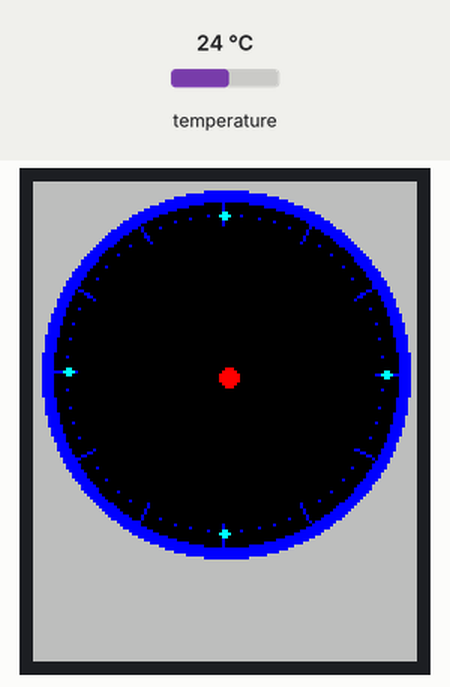
A sketch run on a simulated Arduino Uno, built with avr-gcc and run on an emulated ATmega328P. On the bench: 128×160 colour display. Wiring (inferred from the names in the program): DS3231 clock at I2C address 0x68. The test bench sets the inputs (shaded band); at power-on: temperature 24 °C. The local clock reads 2024-03-15 10:24:30 at power-on unless the sketch sets it.

Above: at 3.3 s.
At 4.8 s:
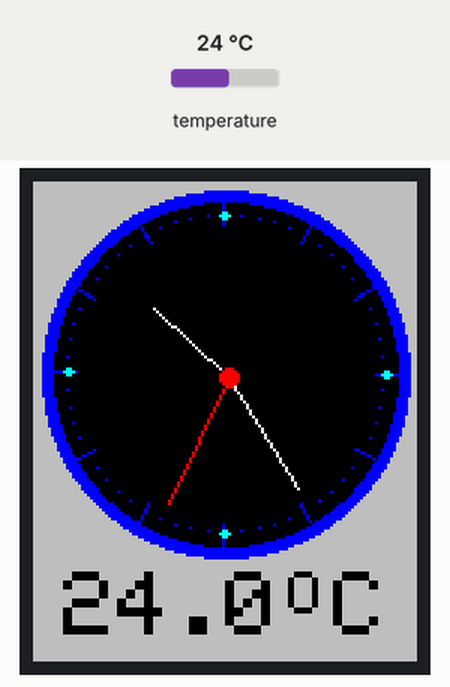
4.9 s: temperature set to 12 °C
At 5.7 s:
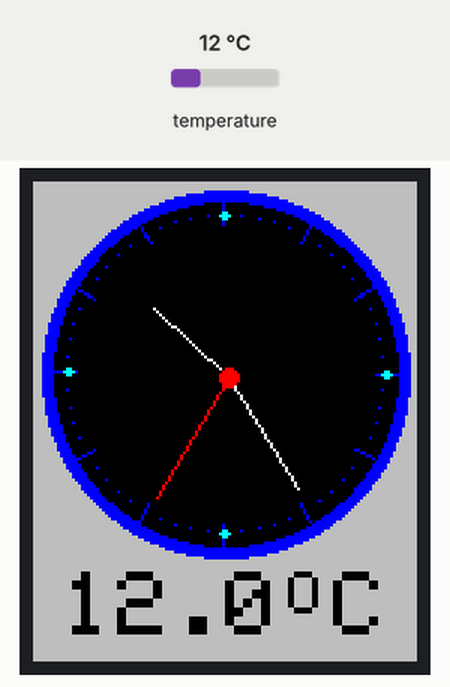
7.7 s: temperature set to 19 °C
At 9.0 s:
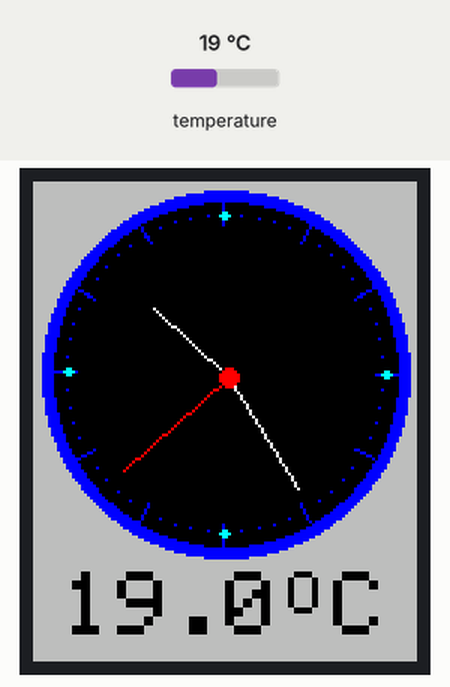
10.7 s: temperature set to 28 °C
At 11.7 s:
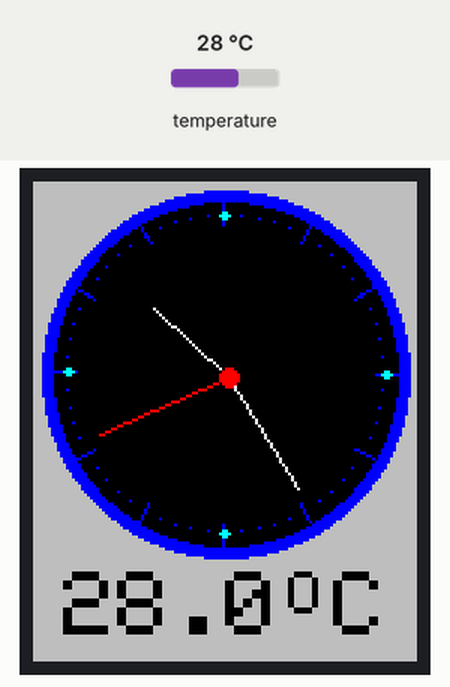
Timing chart, 0 to 13.7 s (numbered marks = the images above; inputs shaded):
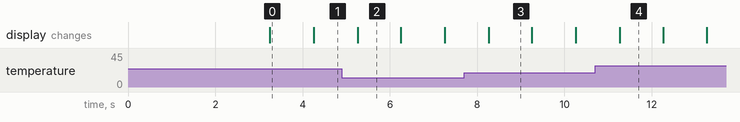

The sketch:

TFT_AnalogClock_RTC.ino
```cpp
/*
 * * original from http://www.instructables.com/id/Arduino-TFT-display-and-font-library/
 * some changes by Nicu FLORICA (niq_ro) from http://www.tehnic.go.ro
 *
  An example analogue clock using a TFT LCD screen to show the time
 use of some of the drawing commands with the ST7735 library.
 For a more accurate clock, it use the RTClib library.

 This examples uses the hardware SPI only. Non-hardware SPI
 is just too slow (~8 times slower!)

 Gilchrist 6/2/2014 1.0
 Updated by Bodmer, using library from https://github.com/Bodmer/TFT_ST7735
 */

#include <TFT_ST7735.h> // Graphics and font library for ST7735 driver chip
#include <SPI.h>

TFT_ST7735 tft = TFT_ST7735();  // Invoke library, pins defined in User_Setup.h

#define ST7735_GREY 0xBDF7

float sx = 0, sy = 1, mx = 1, my = 0, hx = -1, hy = 0;    // Saved H, M, S x & y multipliers
float sdeg=0, mdeg=0, hdeg=0;
uint16_t osx=64, osy=64, omx=64, omy=64, ohx=64, ohy=64;  // Saved H, M, S x & y coords
uint16_t x0=0, x1=0, y0=0, y1=0;
uint32_t targetTime = 0;                    // for next 1 second timeout

static uint8_t conv2d(const char* p) {
  uint8_t v = 0;
  if ('0' <= *p && *p <= '9')
    v = *p - '0';
  return 10 * v + *++p - '0';
}

//uint8_t hh=conv2d(__TIME__), mm=conv2d(__TIME__+3), ss=conv2d(__TIME__+6);  // Get H, M, S from compile time
boolean initial = 1;

#include <Wire.h>
#include "RTClib.h"
RTC_DS3231 rtc;
char daysOfTheWeek[7][12] = {"Sunday", "Monday", "Tuesday", "Wednesday", "Thursday", "Friday", "Saturday"};
int hh, mm, ss;
int yy, ll, dd, zz;
#define DS3231_I2C_ADDRESS 104
byte tMSB, tLSB;
float temp3231;
float temperatura, temperatura0;


void setup(void) {
  tft.init();
  tft.setRotation(0);
  tft.fillScreen(ST7735_GREY);
  tft.setTextColor(ST7735_GREEN, ST7735_GREY);  // Adding a black background colour erases previous text automatically

Serial.begin(9600);

  delay(3000); // wait for console opening

  if (! rtc.begin()) {
    Serial.println("Couldn't find RTC");
    while (1);
  }

  if (rtc.lostPower()) {
    Serial.println("RTC lost power, lets set the time!");
    // following line sets the RTC to the date & time this sketch was compiled
    rtc.adjust(DateTime(F(__DATE__), F(__TIME__)));
    // This line sets the RTC with an explicit date & time, for example to set
    // January 21, 2014 at 3am you would call:
    // rtc.adjust(DateTime(2014, 1, 21, 3, 0, 0));
  }

  // Draw clock face
  tft.fillCircle(64, 64, 61, ST7735_BLUE);
  tft.fillCircle(64, 64, 57, ST7735_BLACK);

  // Draw 12 lines
  for(int i = 0; i<360; i+= 30) {
    sx = cos((i-90)*0.0174532925);
    sy = sin((i-90)*0.0174532925);
    x0 = sx*57+64;
    y0 = sy*57+64;
    x1 = sx*50+64;
    y1 = sy*50+64;

    tft.drawLine(x0, y0, x1, y1, ST7735_BLUE);
  }

  // Draw 60 dots
  for(int i = 0; i<360; i+= 6) {
    sx = cos((i-90)*0.0174532925);
    sy = sin((i-90)*0.0174532925);
    x0 = sx*53+64;
    y0 = sy*53+64;

    tft.drawPixel(x0, y0, ST7735_BLUE);
    if(i==0 || i==180) tft.fillCircle(x0, y0, 1, ST7735_CYAN);
    if(i==0 || i==180) tft.fillCircle(x0+1, y0, 1, ST7735_CYAN);
    if(i==90 || i==270) tft.fillCircle(x0, y0, 1, ST7735_CYAN);
    if(i==90 || i==270) tft.fillCircle(x0+1, y0, 1, ST7735_CYAN);
  }

  tft.fillCircle(65, 65, 3, ST7735_RED);
/*
  // Draw text at position 64,125 using fonts 4
  // Only font numbers 2,4,6,7 are valid. Font 6 only contains characters [space] 0 1 2 3 4 5 6 7 8 9 : . a p m
  // Font 7 is a 7 segment font and only contains characters [space] 0 1 2 3 4 5 6 7 8 9 : .
  tft.drawCentreString("Time flies",64,130,4);
*/
  targetTime = millis() + 1000;
}

void loop() {
  if (targetTime < millis()) {
    targetTime = millis()+1000;
 DateTime now = rtc.now();
/*
    Serial.print(now.year(), DEC);
    Serial.print('/');
    Serial.print(now.month(), DEC);
    Serial.print('/');
    Serial.print(now.day(), DEC);
    Serial.print(" (");
    Serial.print(daysOfTheWeek[now.dayOfTheWeek()]);
    Serial.print(") ");
    Serial.print(now.hour(), DEC);
    Serial.print(':');
    Serial.print(now.minute(), DEC);
    Serial.print(':');
    Serial.print(now.second(), DEC);
    Serial.println();
*/

hh = now.hour(), DEC;
mm = now.minute(), DEC;
ss = now.second(), DEC;

yy = now.year(), DEC;
ll = now.month(), DEC;
dd = now.day(), DEC;
//zz = daysOfTheWeek[now.dayOfTheWeek()];

temperatura = get3231Temp();

    // Pre-compute hand degrees, x & y coords for a fast screen update
    sdeg = ss*6;                  // 0-59 -> 0-354
    mdeg = mm*6+sdeg*0.01666667;  // 0-59 -> 0-360 - includes seconds
    hdeg = hh*30+mdeg*0.0833333;  // 0-11 -> 0-360 - includes minutes and seconds
    hx = cos((hdeg-90)*0.0174532925);
    hy = sin((hdeg-90)*0.0174532925);
    mx = cos((mdeg-90)*0.0174532925);
    my = sin((mdeg-90)*0.0174532925);
    sx = cos((sdeg-90)*0.0174532925);
    sy = sin((sdeg-90)*0.0174532925);

    if (ss==0 || initial) {
      initial = 0;
      // Erase hour and minute hand positions every minute
      tft.drawLine(ohx, ohy, 65, 65, ST7735_BLACK);
      ohx = hx*33+65;
      ohy = hy*33+65;
      tft.drawLine(omx, omy, 65, 65, ST7735_BLACK);
      omx = mx*44+65;
      omy = my*44+65;
    }

      // Redraw new hand positions, hour and minute hands not erased here to avoid flicker
      tft.drawLine(osx, osy, 65, 65, ST7735_BLACK);
      tft.drawLine(ohx, ohy, 65, 65, ST7735_WHITE);
      tft.drawLine(omx, omy, 65, 65, ST7735_WHITE);
      osx = sx*47+65;
      osy = sy*47+65;
      tft.drawLine(osx, osy, 65, 65, ST7735_RED);

    tft.fillCircle(65, 65, 3, ST7735_RED);
  }

if (temperatura0 != temperatura)
    {
   for (int y=130; y < 160; y+=1)
   {
   tft.drawFastHLine(0, y, 128, ST7735_GREY);
   }
   tft.setTextSize(3);
   tft.setTextColor(TFT_BLACK);
   tft.setCursor (10, 130);
   if (temperatura <10) tft.print(" ");
   tft.print(temperatura,1);
   tft.print(" C");
   tft.setTextSize(2);
   tft.setCursor (85, 130);
   tft.print("O");
   tft.setTextSize(1);
   temperatura0 = temperatura;
    }

tft.fillCircle(65, 65, 3, ST7735_RED);

}  // end main loop

float get3231Temp() // from http://www.goodliffe.org.uk/arduino/rtc_ds3231.php
{
  //temp registers (11h-12h) get updated automatically every 64s
  Wire.beginTransmission(DS3231_I2C_ADDRESS);
  Wire.write(0x11);
  Wire.endTransmission();
  Wire.requestFrom(DS3231_I2C_ADDRESS, 2);

  if(Wire.available()) {
    tMSB = Wire.read(); //2's complement int portion
    tLSB = Wire.read(); //fraction portion

    temp3231 = (tMSB & B01111111); //do 2's math on Tmsb
    temp3231 += ( (tLSB >> 6) * 0.25 ); //only care about bits 7 & 8
  }
  else {
    //oh noes, no data!
  }

  return temp3231;
}
```

Measured:
- what the display in image 0 shows lasts 1.1 s, from 3.2 s to 4.3 s
